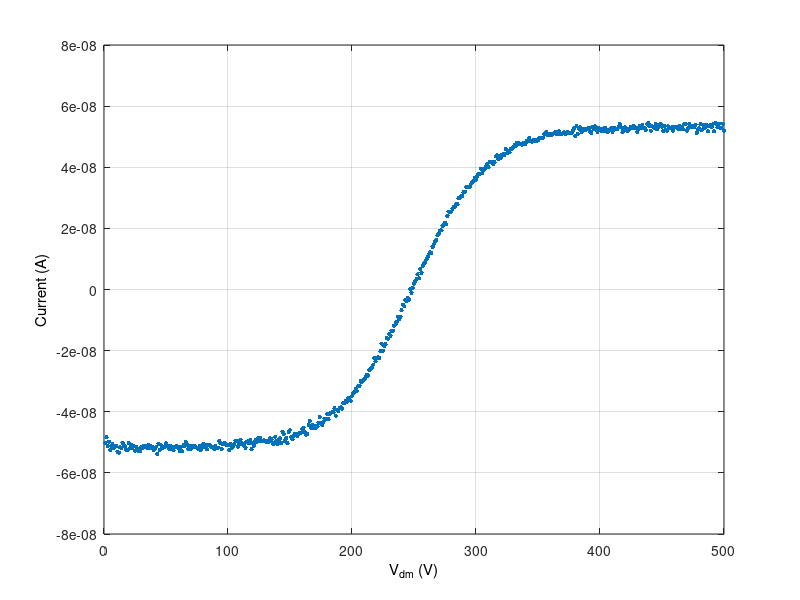

The MATLAB source for this figure:
%I1 -I2 with theoretical fits
interval = 1;
load('Exp1_Vb0.5_V21_Data.mat');

Vdm1 = linspace(-0.3,0.3,500);
Idm1 = Exp1_Vb1_I1 - Exp1_Vb1_I2;

load('Exp1_Vb0.5_V22.5_Data.mat');

Vdm2 = linspace(-0.3,0.3,500);
Idm2 = Exp1_Vb25_I1 - Exp1_Vb25_I2;

load('Exp1_Vb0.5_ V24.5_Data.mat')

 Vdm3 = linspace(-0.3,0.3,500);
Idm3 = Exp1_Vb45_I1 - Exp1_Vb45_I2;
% Vdm1(1:interval:end),
plot(Idm1(1:interval:end),'.','LineWidth',2,'MarkerSize',10); hold on;
% plot(Vdm2(1:interval:end),Idm2(1:interval:end),'r.','LineWidth',2,'MarkerSize',10);
% plot(Vdm3(1:interval:end),Idm3(1:interval:end),'g.','LineWidth',2,'MarkerSize',10);

% xlim([-0.3 0.3]);
% ylim([-2e-7 2e-7]); 
grid on;

% legend('I_1 - I_2 for V_2 = 1 V',...
% 'I_1 - I_2 for V_2 = 2.5 V',...
% 'I_1 - I_2 for V_2 = 4.5 V','Location','NorthWest');

all_ax = findobj(gcf,'Type','axes');
    
for i=1:length(all_ax) %in order to support subplots
    ax = all_ax(i);
    ylbl = get(ax,'ylabel');
    xlbl = get(ax,'xlabel');
    title = get(ax,'Title');
    leg = findobj(gcf,'Type','axes','Tag','legend');
    
    if ~strcmp(get(ax,'Tag'),'legend')
        set(ylbl,'String','Current (A)');
        set(xlbl,'String','V_{dm} (V)');
    end
    
end